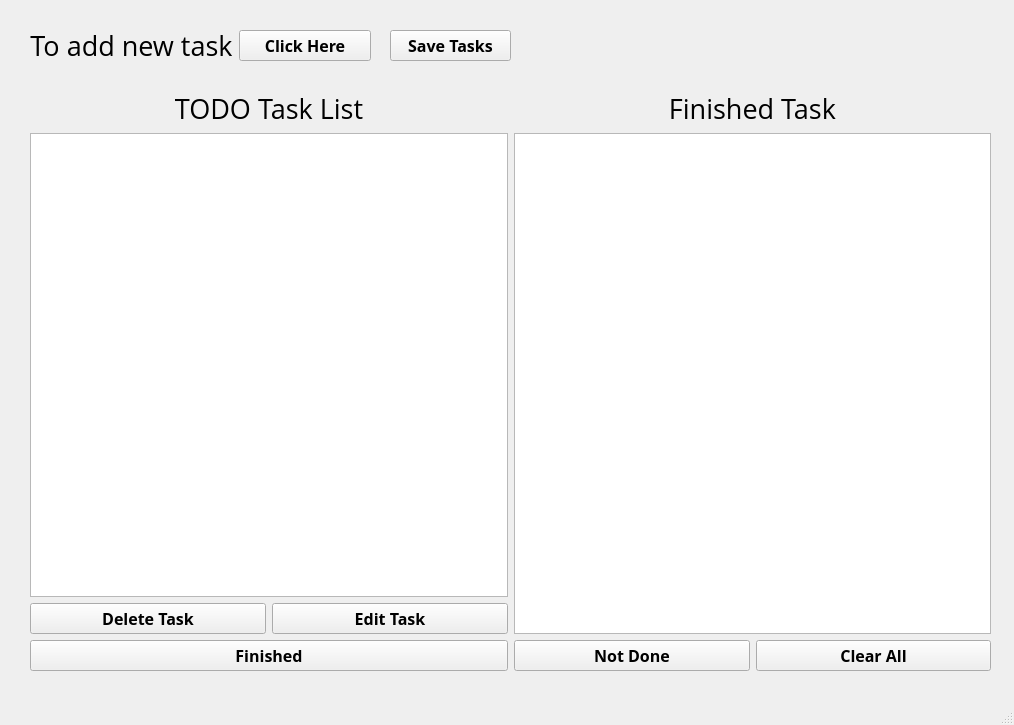
<?xml version="1.0" encoding="UTF-8"?>
<ui version="4.0">
 <class>MainWindow</class>
 <widget class="QMainWindow" name="MainWindow">
  <property name="geometry">
   <rect>
    <x>0</x>
    <y>0</y>
    <width>1014</width>
    <height>725</height>
   </rect>
  </property>
  <property name="windowTitle">
   <string>MainWindow</string>
  </property>
  <widget class="QWidget" name="centralwidget">
   <widget class="QPushButton" name="saveButton">
    <property name="geometry">
     <rect>
      <x>390</x>
      <y>30</y>
      <width>121</width>
      <height>31</height>
     </rect>
    </property>
    <property name="font">
     <font>
      <family>Open Sans</family>
      <pointsize>12</pointsize>
      <weight>75</weight>
      <bold>true</bold>
     </font>
    </property>
    <property name="text">
     <string>Save Tasks</string>
    </property>
   </widget>
   <widget class="QWidget" name="">
    <property name="geometry">
     <rect>
      <x>30</x>
      <y>90</y>
      <width>961</width>
      <height>581</height>
     </rect>
    </property>
    <layout class="QHBoxLayout" name="horizontalLayout_4">
     <item>
      <layout class="QVBoxLayout" name="verticalLayout_2">
       <item>
        <widget class="QLabel" name="remainingLabel">
         <property name="font">
          <font>
           <family>Open Sans</family>
           <pointsize>20</pointsize>
           <weight>50</weight>
           <bold>false</bold>
          </font>
         </property>
         <property name="text">
          <string>TODO Task List</string>
         </property>
         <property name="alignment">
          <set>Qt::AlignCenter</set>
         </property>
        </widget>
       </item>
       <item>
        <widget class="QListWidget" name="RemainingList">
         <property name="font">
          <font>
           <family>Open Sans</family>
           <pointsize>14</pointsize>
          </font>
         </property>
        </widget>
       </item>
       <item>
        <layout class="QHBoxLayout" name="horizontalLayout_2">
         <item>
          <widget class="QPushButton" name="deleteButton">
           <property name="font">
            <font>
             <family>Open Sans</family>
             <pointsize>12</pointsize>
             <weight>75</weight>
             <bold>true</bold>
            </font>
           </property>
           <property name="text">
            <string>Delete Task</string>
           </property>
          </widget>
         </item>
         <item>
          <widget class="QPushButton" name="editButton">
           <property name="font">
            <font>
             <family>Open Sans</family>
             <pointsize>12</pointsize>
             <weight>75</weight>
             <bold>true</bold>
            </font>
           </property>
           <property name="text">
            <string>Edit Task</string>
           </property>
          </widget>
         </item>
        </layout>
       </item>
       <item>
        <widget class="QPushButton" name="finishButton">
         <property name="font">
          <font>
           <family>Open Sans</family>
           <pointsize>12</pointsize>
           <weight>75</weight>
           <bold>true</bold>
          </font>
         </property>
         <property name="tabletTracking">
          <bool>true</bool>
         </property>
         <property name="text">
          <string>Finished</string>
         </property>
        </widget>
       </item>
      </layout>
     </item>
     <item>
      <layout class="QVBoxLayout" name="verticalLayout">
       <item>
        <layout class="QVBoxLayout" name="verticalLayout_3">
         <item>
          <widget class="QLabel" name="finishedLabel">
           <property name="font">
            <font>
             <family>Open Sans</family>
             <pointsize>20</pointsize>
            </font>
           </property>
           <property name="text">
            <string>Finished Task</string>
           </property>
           <property name="alignment">
            <set>Qt::AlignCenter</set>
           </property>
          </widget>
         </item>
         <item>
          <widget class="QListWidget" name="finishedList">
           <property name="font">
            <font>
             <family>Open Sans</family>
             <pointsize>14</pointsize>
            </font>
           </property>
          </widget>
         </item>
        </layout>
       </item>
       <item>
        <layout class="QHBoxLayout" name="horizontalLayout">
         <item>
          <widget class="QPushButton" name="notDoneButton">
           <property name="font">
            <font>
             <family>Open Sans</family>
             <pointsize>12</pointsize>
             <weight>75</weight>
             <bold>true</bold>
            </font>
           </property>
           <property name="text">
            <string>Not Done</string>
           </property>
          </widget>
         </item>
         <item>
          <widget class="QPushButton" name="cleraAllButton">
           <property name="font">
            <font>
             <family>Open Sans</family>
             <pointsize>12</pointsize>
             <weight>75</weight>
             <bold>true</bold>
            </font>
           </property>
           <property name="text">
            <string>Clear All</string>
           </property>
          </widget>
         </item>
        </layout>
       </item>
      </layout>
     </item>
    </layout>
   </widget>
   <widget class="QWidget" name="">
    <property name="geometry">
     <rect>
      <x>30</x>
      <y>10</y>
      <width>341</width>
      <height>71</height>
     </rect>
    </property>
    <layout class="QHBoxLayout" name="horizontalLayout_3">
     <item>
      <widget class="QLabel" name="newTaskLabel">
       <property name="font">
        <font>
         <family>Open Sans</family>
         <pointsize>20</pointsize>
        </font>
       </property>
       <property name="text">
        <string>To add new task</string>
       </property>
       <property name="alignment">
        <set>Qt::AlignCenter</set>
       </property>
      </widget>
     </item>
     <item>
      <widget class="QPushButton" name="clickHereButton">
       <property name="font">
        <font>
         <family>Open Sans</family>
         <pointsize>12</pointsize>
         <weight>75</weight>
         <bold>true</bold>
        </font>
       </property>
       <property name="text">
        <string>Click Here</string>
       </property>
      </widget>
     </item>
    </layout>
   </widget>
  </widget>
  <widget class="QStatusBar" name="statusbar"/>
  <action name="actionSave">
   <property name="text">
    <string>Save</string>
   </property>
  </action>
  <action name="actionNew">
   <property name="text">
    <string>New </string>
   </property>
  </action>
 </widget>
 <resources/>
 <connections/>
</ui>
